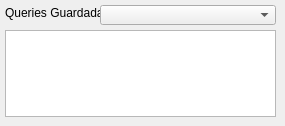
       <widget class="QWidget" name="util_integration_sqlUpdate_tab">
        <attribute name="title">
         <string notr="true">Update</string>
        </attribute>
        <widget class="QPlainTextEdit" name="util_integration_sqlUpdate_updateQuery_plainTextEdit">
         <property name="geometry">
          <rect>
           <x>5</x>
           <y>30</y>
           <width>271</width>
           <height>87</height>
          </rect>
         </property>
         <property name="plainText">
          <string notr="true"/>
         </property>
         <property name="placeholderText">
          <string notr="true">Sentencia en SQL para actualización de datos...</string>
         </property>
        </widget>
        <widget class="QLabel" name="util_integration_sqlUpdate_queriesSaved_label">
         <property name="geometry">
          <rect>
           <x>5</x>
           <y>5</y>
           <width>95</width>
           <height>16</height>
          </rect>
         </property>
         <property name="text">
          <string notr="true">Queries Guardadas</string>
         </property>
        </widget>
        <widget class="QComboBox" name="util_integration_sqlUpdate_querySelection_comboBox">
         <property name="geometry">
          <rect>
           <x>100</x>
           <y>5</y>
           <width>176</width>
           <height>20</height>
          </rect>
         </property>
         <property name="currentText">
          <string notr="true"/>
         </property>
        </widget>
       </widget>
